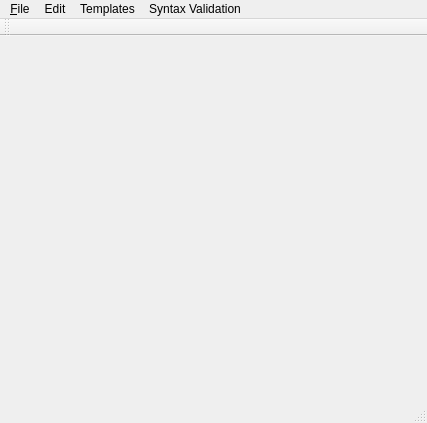
<?xml version="1.0" encoding="UTF-8"?>
<ui version="4.0">
 <class>codeeditor</class>
 <widget class="QMainWindow" name="codeeditor">
  <property name="geometry">
   <rect>
    <x>0</x>
    <y>0</y>
    <width>427</width>
    <height>423</height>
   </rect>
  </property>
  <property name="windowTitle">
   <string>codeeditor</string>
  </property>
  <widget class="QWidget" name="centralWidget">
   <property name="enabled">
    <bool>true</bool>
   </property>
  </widget>
  <widget class="QMenuBar" name="menuBar">
   <property name="geometry">
    <rect>
     <x>0</x>
     <y>0</y>
     <width>427</width>
     <height>22</height>
    </rect>
   </property>
   <widget class="QMenu" name="menu_File">
    <property name="title">
     <string>&amp;File</string>
    </property>
    <addaction name="actionNew"/>
    <addaction name="actionOpen"/>
    <addaction name="separator"/>
    <addaction name="actionSave"/>
    <addaction name="actionSave_As"/>
    <addaction name="separator"/>
    <addaction name="actionQuit"/>
   </widget>
   <widget class="QMenu" name="menuEdit">
    <property name="title">
     <string>Edit</string>
    </property>
    <addaction name="actionUndo"/>
    <addaction name="actionRedo"/>
    <addaction name="separator"/>
    <addaction name="actionCut"/>
    <addaction name="actionCopy"/>
    <addaction name="actionPaste"/>
    <addaction name="separator"/>
    <addaction name="actionFind_and_Replace"/>
   </widget>
   <widget class="QMenu" name="menuTemplates">
    <property name="title">
     <string>Templates</string>
    </property>
    <addaction name="actionIf"/>
    <addaction name="actionIf_Else"/>
    <addaction name="actionFor"/>
    <addaction name="actionWhile"/>
    <addaction name="actionDo_While"/>
    <addaction name="separator"/>
   </widget>
   <widget class="QMenu" name="menuSyntax_Validation">
    <property name="title">
     <string>Syntax Validation</string>
    </property>
    <addaction name="actionModify_Type_Declarations"/>
    <addaction name="actionModify_Active_Syntax_Rules"/>
   </widget>
   <addaction name="menu_File"/>
   <addaction name="menuEdit"/>
   <addaction name="menuTemplates"/>
   <addaction name="menuSyntax_Validation"/>
  </widget>
  <widget class="QToolBar" name="mainToolBar">
   <attribute name="toolBarArea">
    <enum>TopToolBarArea</enum>
   </attribute>
   <attribute name="toolBarBreak">
    <bool>false</bool>
   </attribute>
  </widget>
  <widget class="QStatusBar" name="statusBar"/>
  <action name="actionNew">
   <property name="text">
    <string>New</string>
   </property>
  </action>
  <action name="actionOpen">
   <property name="text">
    <string>Open</string>
   </property>
  </action>
  <action name="actionSave">
   <property name="text">
    <string>Save</string>
   </property>
  </action>
  <action name="actionSave_As">
   <property name="text">
    <string>Save As</string>
   </property>
  </action>
  <action name="actionQuit">
   <property name="text">
    <string>Quit</string>
   </property>
  </action>
  <action name="actionUndo">
   <property name="text">
    <string>Undo</string>
   </property>
  </action>
  <action name="actionRedo">
   <property name="text">
    <string>Redo</string>
   </property>
  </action>
  <action name="actionCut">
   <property name="text">
    <string>Cut</string>
   </property>
  </action>
  <action name="actionCopy">
   <property name="text">
    <string>Copy</string>
   </property>
  </action>
  <action name="actionPaste">
   <property name="text">
    <string>Paste</string>
   </property>
  </action>
  <action name="actionFind_and_Replace">
   <property name="text">
    <string>Find and Replace</string>
   </property>
  </action>
  <action name="actionIf">
   <property name="text">
    <string>If () {}</string>
   </property>
  </action>
  <action name="actionIf_Else">
   <property name="text">
    <string>If (){} Else {}</string>
   </property>
  </action>
  <action name="actionFor">
   <property name="text">
    <string>For (){}</string>
   </property>
  </action>
  <action name="actionWhile">
   <property name="text">
    <string>While (){}</string>
   </property>
  </action>
  <action name="actionDo_While">
   <property name="text">
    <string>Do{} While ()</string>
   </property>
  </action>
  <action name="actionDeclaration_Wizard">
   <property name="text">
    <string>Declaration Wizard</string>
   </property>
  </action>
  <action name="actionCustom">
   <property name="text">
    <string>Custom</string>
   </property>
  </action>
  <action name="actionModify_Type_Declarations">
   <property name="text">
    <string>Modify Type Declarations</string>
   </property>
  </action>
  <action name="actionModify_Active_Syntax_Rules">
   <property name="text">
    <string>Modify Active Syntax Rules</string>
   </property>
  </action>
 </widget>
 <layoutdefault spacing="6" margin="11"/>
 <resources/>
 <connections/>
</ui>
